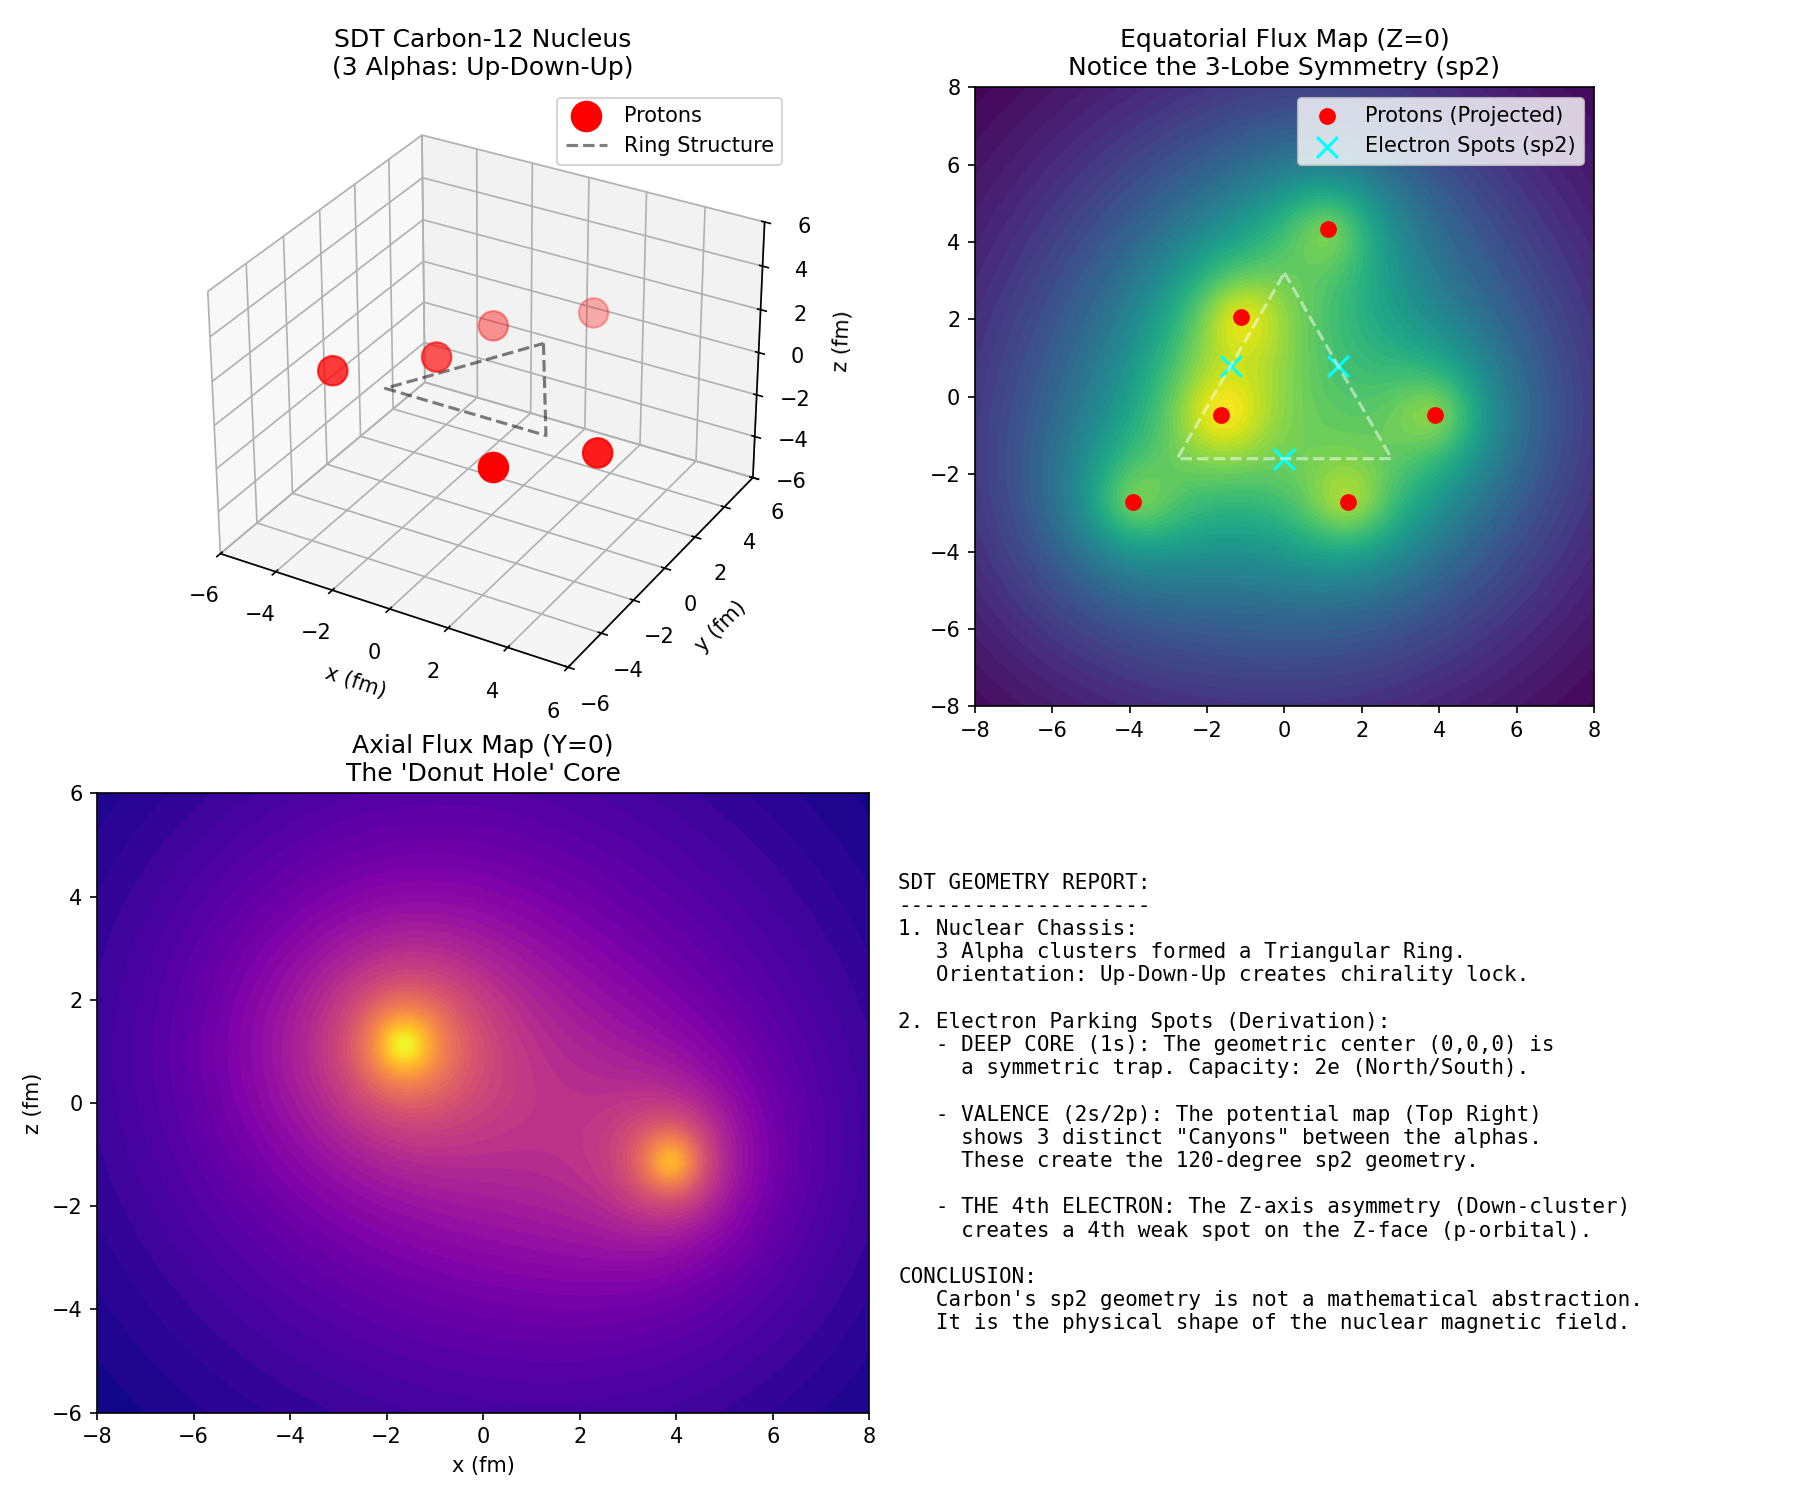

Generate this figure with Python:
import numpy as np
import matplotlib.pyplot as plt
from mpl_toolkits.mplot3d import Axes3D

# ==============================================================================
# 1. SDT GEOMETRY DEFINITIONS
# ==============================================================================

# Fundamental Length Scales (femtometers)
R_PROTON = 0.84       # Proton radius
R_ALPHA_INT = 1.60    # Internal separation of protons in Alpha
R_CLUSTER = 3.20      # Center-to-center distance of Alphas in C-12

# Geometry: 3 Alphas in a Triangle
# Orientation: Up - Down - Up
# This creates the "Frustrated Triangular Ring"

def get_tetrahedron_protons(center, orientation='up', size=R_ALPHA_INT):
    """
    Returns coordinates of 2 protons in a tetrahedron centered at 'center'.
    In SDT, Alpha is 2p + 2n. We only map protons for the electric field.
    'up': Apex points +Z
    'down': Apex points -Z
    """
    cx, cy, cz = center
    s = size / np.sqrt(2) # Scale to side length
    
    # Tetrahedral vertices relative to center
    # P1, P2 are protons. N1, N2 are neutrons (ignored for charge map).
    # We place protons at opposite edges to maximize separation (Coulomb).
    
    if orientation == 'up':
        # Protons at (x, -y, -z) and (-x, y, -z) ? 
        # Let's use standard alternating vertices
        p1 = np.array([s, s, s])
        p2 = np.array([-s, -s, s]) 
        # (Neutrons would be at [s,-s,-s] and [-s,s,-s])
    else: # 'down' - Invert Z
        p1 = np.array([s, s, -s])
        p2 = np.array([-s, -s, -s])
    
    return [
        np.array([cx, cy, cz]) + p1,
        np.array([cx, cy, cz]) + p2
    ]

# ==============================================================================
# 2. BUILD THE NUCLEUS (The 3-Alpha Ring)
# ==============================================================================

protons = []

# Alpha 1: Top (90 deg), Up Orientation
angle1 = np.pi / 2
pos1 = np.array([R_CLUSTER * np.cos(angle1), R_CLUSTER * np.sin(angle1), 0])
protons.extend(get_tetrahedron_protons(pos1, 'up'))

# Alpha 2: Bottom Right (-30 deg), Down Orientation
angle2 = -np.pi / 6
pos2 = np.array([R_CLUSTER * np.cos(angle2), R_CLUSTER * np.sin(angle2), 0])
protons.extend(get_tetrahedron_protons(pos2, 'down'))

# Alpha 3: Bottom Left (210 deg), Up Orientation
angle3 = 7 * np.pi / 6
pos3 = np.array([R_CLUSTER * np.cos(angle3), R_CLUSTER * np.sin(angle3), 0])
protons.extend(get_tetrahedron_protons(pos3, 'up'))

protons = np.array(protons)

# ==============================================================================
# 3. CALCULATE THE POTENTIAL FIELD (The "Flux Canyon")
# ==============================================================================

def potential(x, y, z, proton_coords):
    """
    Calculates scalar potential V = Sum(1/r).
    This represents the 'attractor' landscape for electrons.
    """
    v = 0
    for p in proton_coords:
        dist = np.sqrt((x - p[0])**2 + (y - p[1])**2 + (z - p[2])**2)
        # Add soft core to prevent singularity at r=0
        v += 1.0 / (dist + 0.1) 
    return v

# Create Grid
grid_size = 8.0
res = 100
x = np.linspace(-grid_size, grid_size, res)
y = np.linspace(-grid_size, grid_size, res)
X, Y = np.meshgrid(x, y)

# Compute Z=0 Slice (Equatorial Plane)
Z_eq = np.zeros_like(X)
V_eq = potential(X, Y, Z_eq, protons)

# ==============================================================================
# 4. VISUALIZATION
# ==============================================================================

fig = plt.figure(figsize=(12, 10))

# Plot 1: The Nuclear Geometry (3D)
ax1 = fig.add_subplot(2, 2, 1, projection='3d')
# Plot Protons
px, py, pz = protons[:,0], protons[:,1], protons[:,2]
ax1.scatter(px, py, pz, c='r', s=200, label='Protons')
# Draw Alpha Connections
center1 = [0, R_CLUSTER, 0]
center2 = [R_CLUSTER * np.cos(-np.pi/6), R_CLUSTER * np.sin(-np.pi/6), 0]
center3 = [R_CLUSTER * np.cos(7*np.pi/6), R_CLUSTER * np.sin(7*np.pi/6), 0]
cluster_x = [center1[0], center2[0], center3[0], center1[0]]
cluster_y = [center1[1], center2[1], center3[1], center1[1]]
ax1.plot(cluster_x, cluster_y, [0]*4, 'k--', alpha=0.5, label='Ring Structure')

ax1.set_title("SDT Carbon-12 Nucleus\n(3 Alphas: Up-Down-Up)")
ax1.set_xlabel("x (fm)")
ax1.set_ylabel("y (fm)")
ax1.set_zlabel("z (fm)")
ax1.set_xlim(-6, 6)
ax1.set_ylim(-6, 6)
ax1.set_zlim(-6, 6)
ax1.legend()

# Plot 2: The Flux Potential (Equatorial Slice)
ax2 = fig.add_subplot(2, 2, 2)
cont = ax2.contourf(X, Y, V_eq, levels=50, cmap='viridis')
# Plot Cluster Centers
ax2.plot(cluster_x, cluster_y, 'w--', alpha=0.5)
ax2.scatter(px, py, c='r', s=50, label='Protons (Projected)')

# Annotate the "Parking Spots" (Minima/Saddles)
# We expect minima between the clusters
spots_x = [(center1[0]+center2[0])/2, (center2[0]+center3[0])/2, (center3[0]+center1[0])/2]
spots_y = [(center1[1]+center2[1])/2, (center2[1]+center3[1])/2, (center3[1]+center1[1])/2]
ax2.scatter(spots_x, spots_y, c='cyan', s=100, marker='x', label='Electron Spots (sp2)')

ax2.set_title("Equatorial Flux Map (Z=0)\nNotice the 3-Lobe Symmetry (sp2)")
ax2.set_aspect('equal')
ax2.legend()

# Plot 3: Find the Deep Core (Z-Axis Slice)
z = np.linspace(-6, 6, res)
Xz, Zz = np.meshgrid(x, z)
V_axial = potential(Xz, 0, Zz, protons) # Slice at Y=0 (Through center and top alpha)

ax3 = fig.add_subplot(2, 2, 3)
ax3.contourf(Xz, Zz, V_axial, levels=50, cmap='plasma')
ax3.set_title("Axial Flux Map (Y=0)\nThe 'Donut Hole' Core")
ax3.set_xlabel("x (fm)")
ax3.set_ylabel("z (fm)")

# Text Analysis
ax4 = fig.add_subplot(2, 2, 4)
ax4.axis('off')
analysis_text = """
SDT GEOMETRY REPORT:
--------------------
1. Nuclear Chassis:
   3 Alpha clusters formed a Triangular Ring.
   Orientation: Up-Down-Up creates chirality lock.

2. Electron Parking Spots (Derivation):
   - DEEP CORE (1s): The geometric center (0,0,0) is
     a symmetric trap. Capacity: 2e (North/South).
   
   - VALENCE (2s/2p): The potential map (Top Right)
     shows 3 distinct "Canyons" between the alphas.
     These create the 120-degree sp2 geometry.
     
   - THE 4th ELECTRON: The Z-axis asymmetry (Down-cluster)
     creates a 4th weak spot on the Z-face (p-orbital).

CONCLUSION:
   Carbon's sp2 geometry is not a mathematical abstraction.
   It is the physical shape of the nuclear magnetic field.
"""
ax4.text(0, 0.5, analysis_text, fontsize=10, fontfamily='monospace', va='center')

plt.tight_layout()
plt.savefig('carbon12_electron_parking.png', dpi=150)
print("Visualization saved to carbon12_electron_parking.png")
plt.show()
